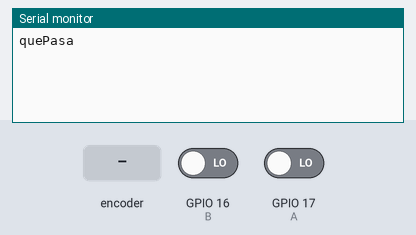
Bench run of a program on a simulated ESP32. Parts: the last lines printed to the serial monitor. Inputs (shaded band) come from the test bench; at power-on: GPIO 16 (B) LOW, GPIO 17 (A) LOW.

Above: at 1.2 s.
1.3 s: rotary encoder on GPIO 17 (A) / GPIO 16 (B) turned 3 steps (first pin leading)
At 2.6 s:
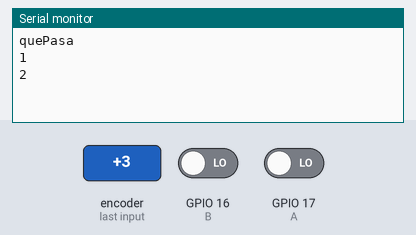
3.4 s: rotary encoder on GPIO 17 (A) / GPIO 16 (B) turned 1 step (first pin leading)
At 3.9 s:
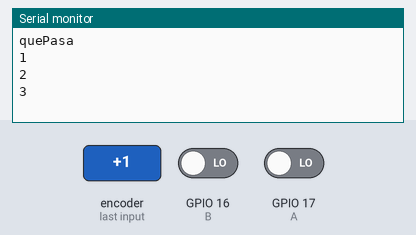

The program:

main.cpp
```cpp
#include <Arduino.h>

#define A 17 			//variable A a pin digital (DT en modulo)
#define B 16  			//variable B a pin digital (CLK en modulo)

int ANTERIOR = 0;		// almacena valor anterior de la variable POSICION

volatile int POSICION = 0;	// variable POSICION con valor inicial de 50 y definida
				// como global al ser usada en loop e ISR (encoder)
volatile double tiempoInterrupcion=0;
volatile double ultimaInterrupcion=0;

void IRAM_ATTR ISR_encoder()  {

  //tiempoInterrupcion = millis();	// variable almacena valor de func. millis
  tiempoInterrupcion = micros();	// variable almacena valor de func. millis

  if (tiempoInterrupcion - ultimaInterrupcion > 5000) {	// rutina antirebote desestima
							// pulsos menores a 5 mseg.
    if (digitalRead(B) == HIGH)			// si B es HIGH, sentido horario
    {
      POSICION++ ;				// incrementa POSICION en 1
    }
    else {					// si B es LOW, senti anti horario
      POSICION-- ;				// decrementa POSICION en 1
    }

    ultimaInterrupcion = tiempoInterrupcion;	// guarda valor actualizado del tiempo
  }						// de la interrupcion en variable static
}

void setup() {
  pinMode(A, INPUT_PULLDOWN);		// A como entrada
  pinMode(B, INPUT);		// B como entrada

  Serial.begin(115200);		// incializacion de comunicacion serie a 9600 bps

  attachInterrupt(A, ISR_encoder, FALLING);// interrupcion sobre pin A con
							  // funcion ISR encoder y modo LOW
  Serial.println("quePasa");
}


void loop() {
  if (POSICION != ANTERIOR) {	// si el valor de POSICION es distinto de ANTERIOR
    Serial.println(POSICION);	// imprime valor de POSICION
    ANTERIOR = POSICION ;	// asigna a ANTERIOR el valor actualizado de POSICION
  }
}
```

Measured:
- after the input at 1.3 s, the serial monitor: prints a new line after 0.20 s (image 1)
- after the input at 3.4 s, the serial monitor: prints a new line at once (image 2)
